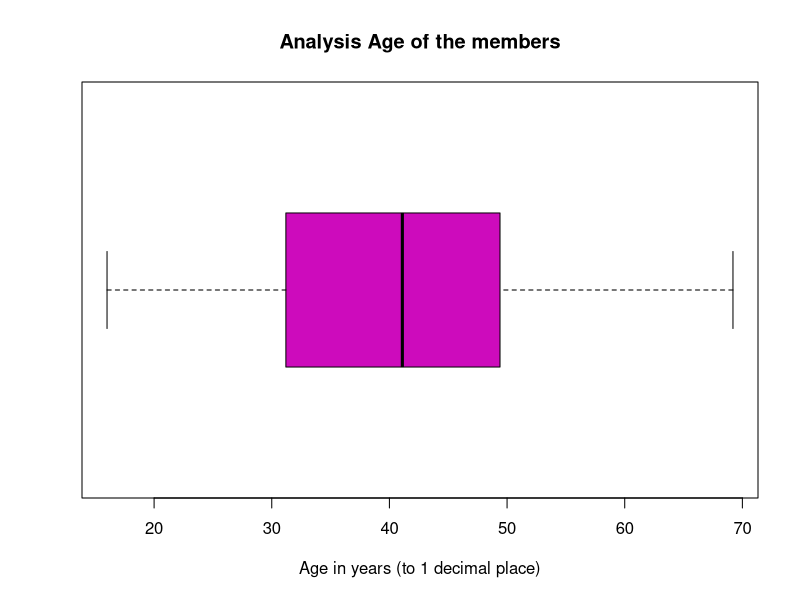
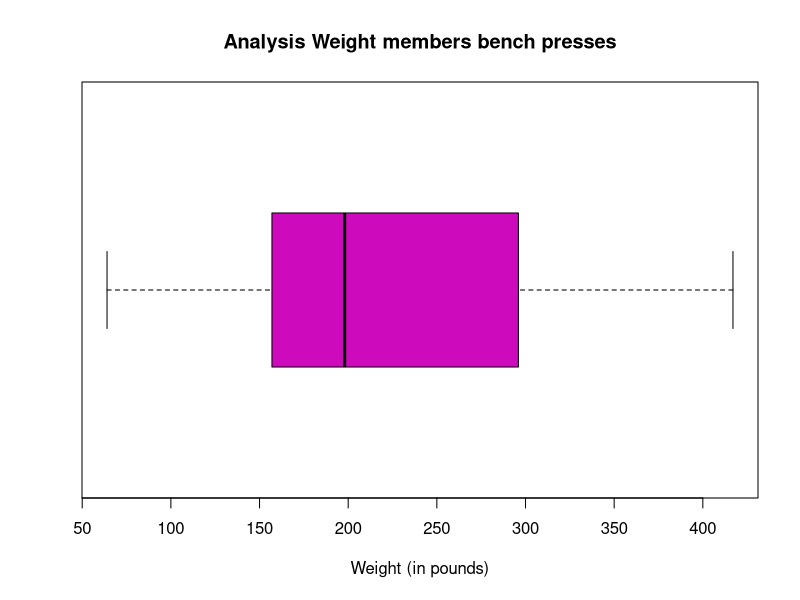
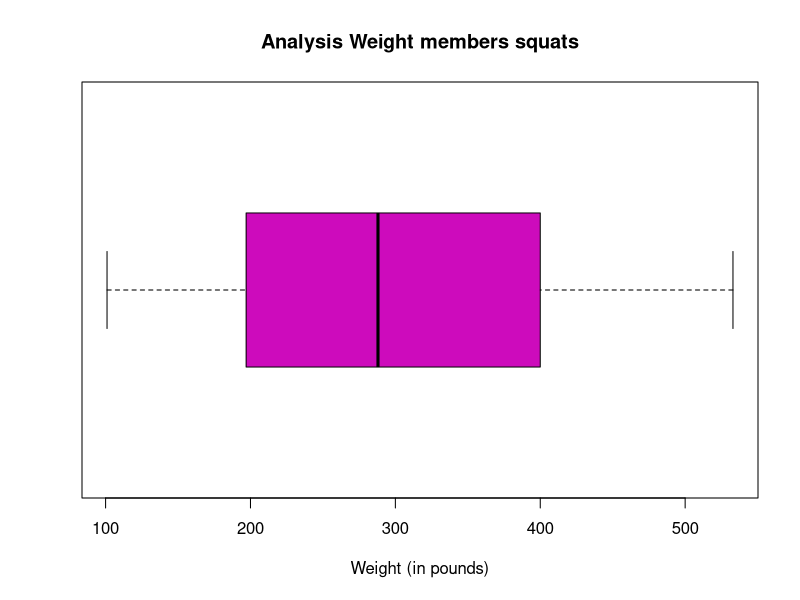
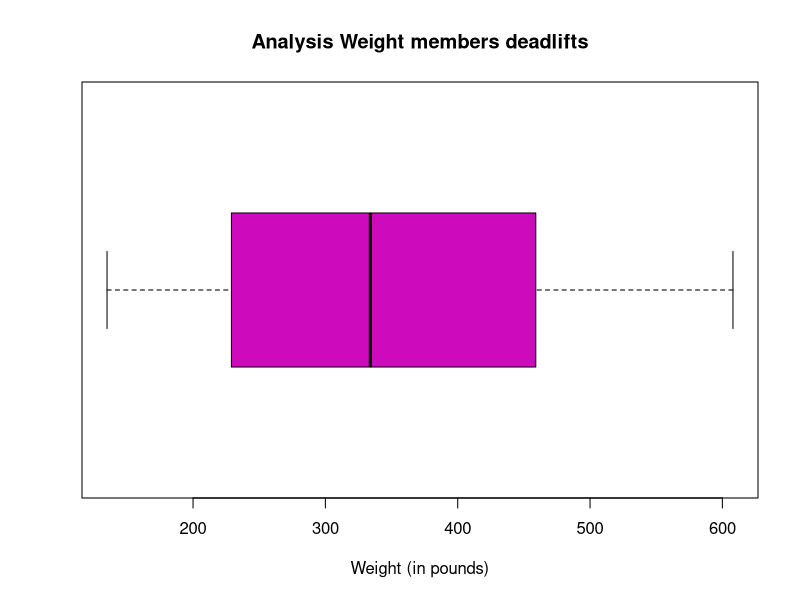
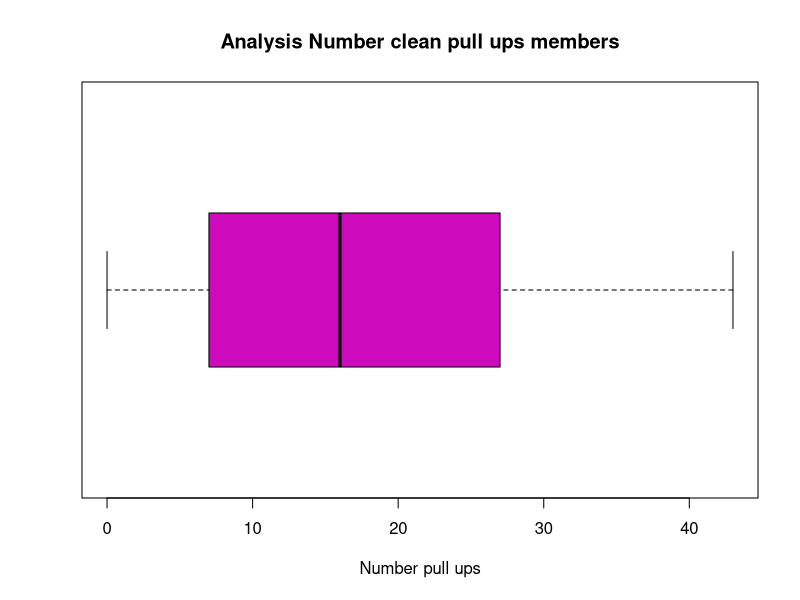
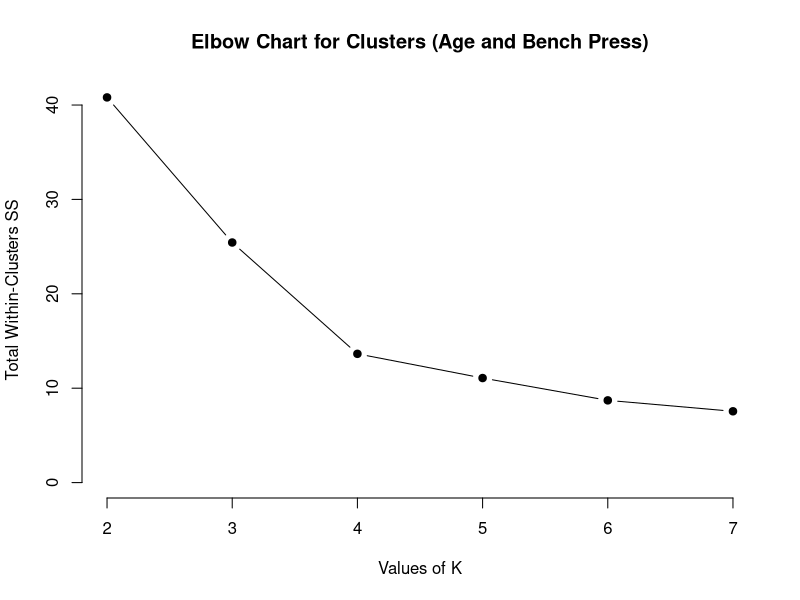
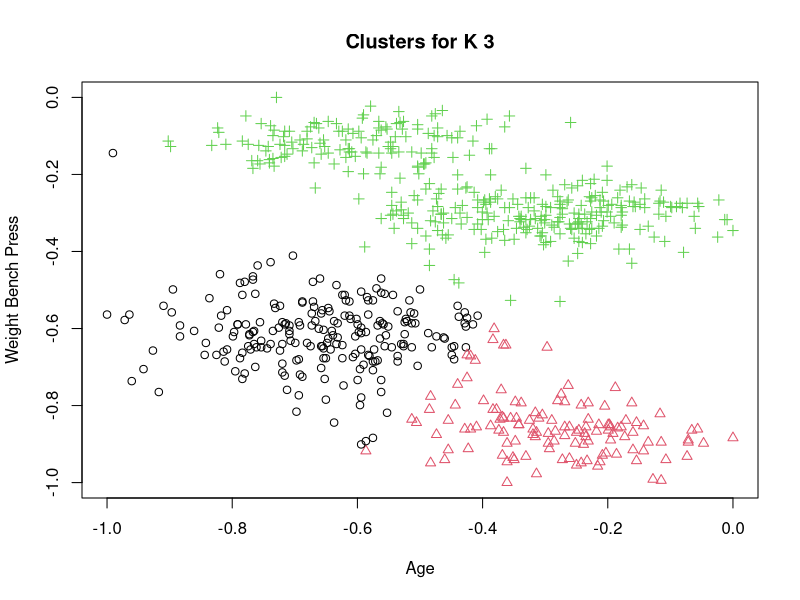
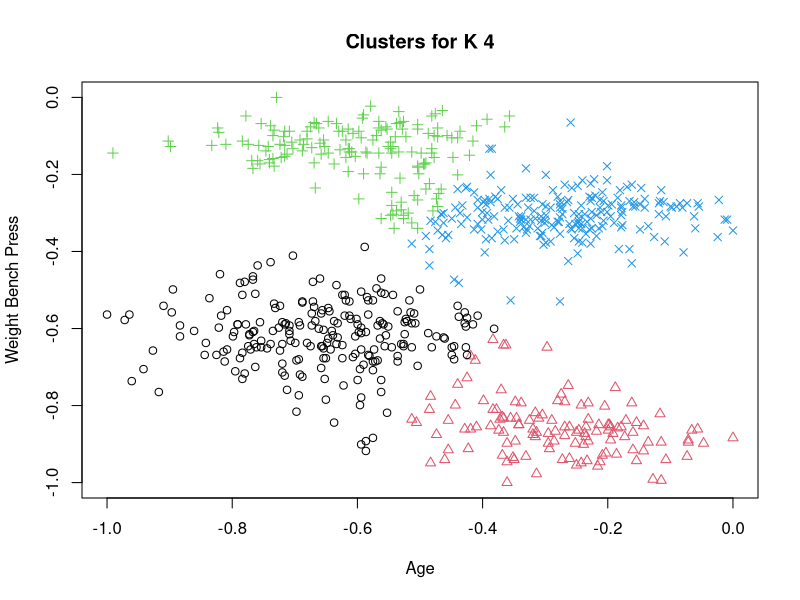

The R source for these figures, in order:
## ---- chunk 1
knitr::opts_chunk$set(fig.width=10, fig.height=6,
                      fig.path='Figs/', echo = TRUE)
#Setting my working directory
library(here)
knitr::opts_knit$set(root.dir = here::here())
# Verify working directory
getwd()  
#Clearing all the plots, the console and the workspace.
#Setting the overall format for numbers.
if(!is.null(dev.list())) dev.off()
cat("\014")
rm(list=ls())
options(scipen=9)

## ---- chunk 2
#Reading the file  
gym_data_PR <- read.table(here("Gym-Members-Clustering", "Data_Gym.txt"),
                                  header = TRUE, sep = ",")
#Converting it to dataframe.
gym_data_PR <- as.data.frame(gym_data_PR)
#Append PR initials to all variables in the dataframe
colnames(gym_data_PR) <- paste(colnames(gym_data_PR), "PR", sep = "_")
#Showing first results 
head(gym_data_PR)
## ---- chunk 3
# Creating vector to names for each chart
names_variables_PR <- c("Age of the members",
                        "Weight members bench presses",
                        "Weight members squats",
                        "Weight members deadlifts",
                        "Number clean pull ups members")

# Creating x label for each chart
x_labels_PR <- c("Age in years (to 1 decimal place)",
                  "Weight (in pounds)",
                  "Weight (in pounds)",
                  "Weight (in pounds)",
                  "Number pull ups")

for (i in 1:ncol(gym_data_PR)) {
  boxplot(gym_data_PR[,i],
          main=paste("Analysis", names_variables_PR[i]),
          xlab=x_labels_PR[i],
          horizontal=TRUE,
          pch=20,
          col=6)
}

## ---- chunk 4
# Set a function to re-scale data 
sta_pr <- function(x) {
  return ((x - min(x)) / (max(x) - min(x)))
}
# standardizing all variables with the same method 
gym_data_PR$Age_PR_std <-- sta_pr(gym_data_PR$Age_PR)
gym_data_PR$BP_PR_std <-- sta_pr(gym_data_PR$BP_PR)
gym_data_PR$Sq_PR_std <-- sta_pr(gym_data_PR$Sq_PR)
gym_data_PR$DL_PR_std <-- sta_pr(gym_data_PR$DL_PR)
gym_data_PR$PU_PR_std <-- sta_pr(gym_data_PR$PU_PR)
# printing news standardized variables
head(gym_data_PR)

## ---- chunk 5
# Set Up for Clusters
# Variable for Elbow Chart for k=2,3,4,5,6,7
maxk_pr <- 7
# replicating with 0 
wss_pr <- rep(0,maxk_pr-1)
# Creating Clusters with loop to iterate in clusters
for (k_pr in 2:maxk_pr){
  ClstrGym_PR <- kmeans(gym_data_PR[,c(6:7)], iter.max=10, centers=k_pr, nstart=10)
  #put tot.withinss in each # cluster [value in k-1]
  wss_pr[k_pr-1] <- ClstrGym_PR$tot.withinss
}
# SS
wss_pr

## ---- chunk 6
#Show results in wss plot
plot(2:maxk_pr, wss_pr,
     type="b", pch = 19, frame = FALSE,
     main="Elbow Chart for Clusters (Age and Bench Press)",
     xlab="Values of K",
     ylab="Total Within-Clusters SS",
     ylim=c(0,max(wss_pr)))

## ---- chunk 7
# Cluster selected = 4
k_selected_pr = 4
#Loop to iterate in k-1, k and k+1
for (k_pr in (k_selected_pr-1):(k_selected_pr+1)){
  ClstrGym_PR <- kmeans(gym_data_PR[,c(6:7)], iter.max=10, centers=k_pr, nstart=10)
  gym_data_PR$Cluster_PR <- factor(ClstrGym_PR$cluster)

#Creating charts for each # of clusters
plot(gym_data_PR$Age_PR_std, gym_data_PR$BP_PR_std,
     col=gym_data_PR$Cluster_PR, pch=as.numeric(gym_data_PR$Cluster_PR),
     main=paste("Clusters for K",k_pr), xlab="Age", ylab="Weight Bench Press"
     )

}
head(gym_data_PR)

## ---- chunk 8
# data with only 4 cluster based on my previos reflection 
ClstrGym_PR <- kmeans(gym_data_PR[,c(6:7)], iter.max=10, centers=4, nstart=10)
gym_data_PR$Cluster_PR <- factor(ClstrGym_PR$cluster)
#summary table for the segmentation/clustering scheme = 4
SummClusters <- aggregate(cbind(Age_PR, BP_PR, Sq_PR, DL_PR, PU_PR) ~ Cluster_PR,
                          gym_data_PR, FUN=function(x) round(mean(x), 0))
# result
SummClusters
